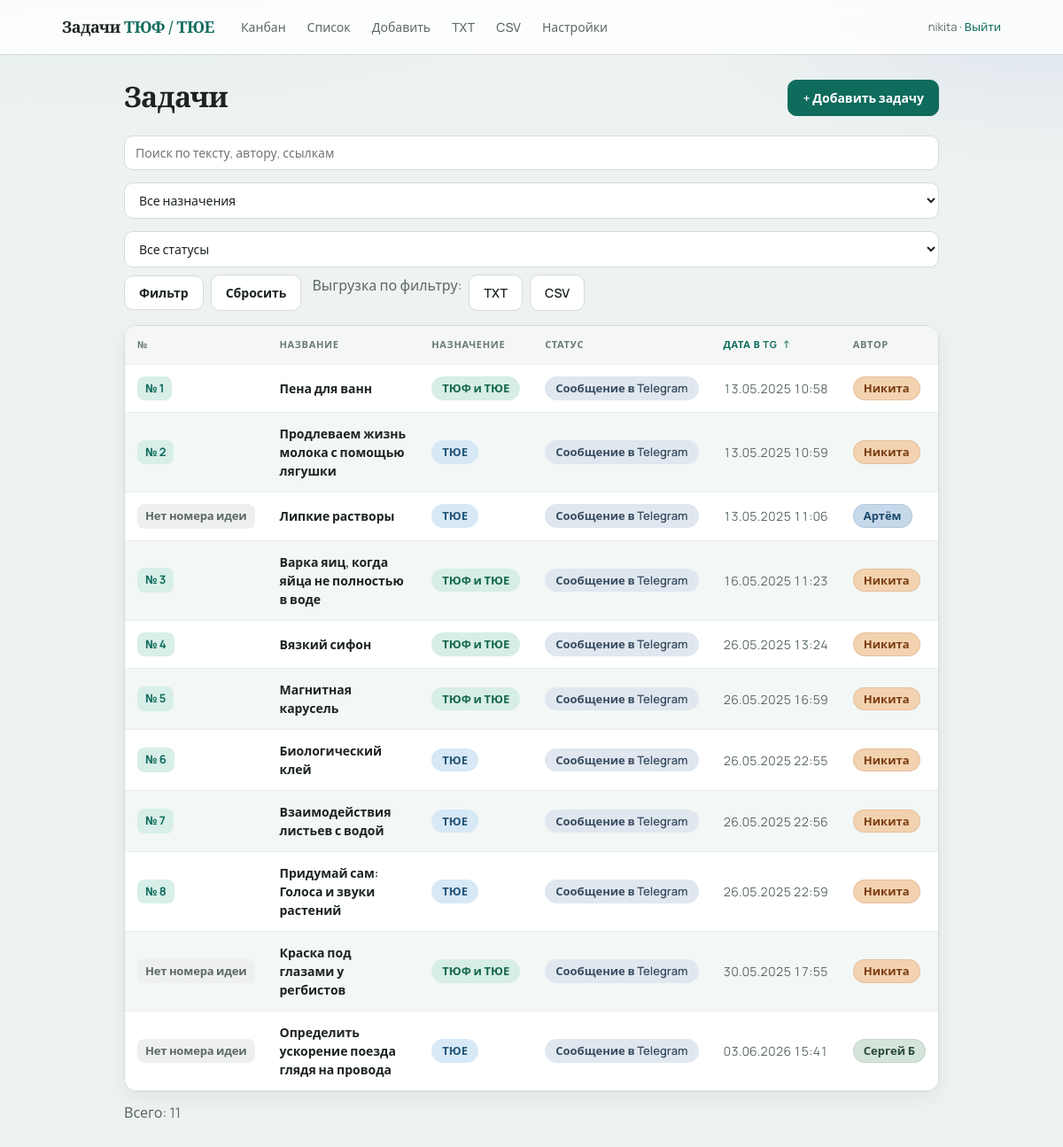
Screenshot of /?q=&naznachenie=&status=&sort=tg&order=asc (signed in) with the database file from the repository.
### app/models.py (models this page shows)
class Task(Base):
    __tablename__ = "tasks"
    id = Column(Integer, primary_key=True, autoincrement=True)
    idea_number = Column(Integer, unique=True, nullable=True, index=True)
    title = Column(String(500), nullable=True)
    condition = Column(Text, nullable=True)
    formulirovka = Column(Text, nullable=True)
    itogovaya_formulirovka = Column(Text, nullable=True)
    author = Column(String(100), nullable=True)
    naznachenie = Column(String(50), nullable=True)
    status = Column(String(50), default="tg", index=True)
    proverena = Column(String(20), nullable=True)
    has_video = Column(Boolean, default=False)
    video_url = Column(String(1000), nullable=True)
    tags = Column(String(500), nullable=True)
    sources = Column(Text, nullable=True)
    telegram_url = Column(String(1000), nullable=True)
    telegram_datetime = Column(DateTime, nullable=False)
    answer_options = Column(Text, nullable=True)
    turnir = Column(String(20), nullable=True)
    turnir_year = Column(Integer, nullable=True)
    task_number = Column(Integer, nullable=True)
    etap_kk = Column(String(20), nullable=True)
    created_at = Column(DateTime, default=datetime.utcnow)
    updated_at = Column(DateTime, default=datetime.utcnow, onupdate=datetime.utcnow)
    comments = relationship(
        "Comment", back_populates="task", cascade="all, delete-orphan", order_by="Comment.created_at"
    )
    history = relationship(
        "TaskHistory",
        back_populates="task",
        cascade="all, delete-orphan",
        order_by="TaskHistory.created_at.desc()",
    )
    attachments = relationship(
        "Attachment",
        back_populates="task",
        cascade="all, delete-orphan",
        order_by="Attachment.created_at",
    )

### app/routes.py (the view)
@router.get("/", response_class=HTMLResponse)
def task_list(
    request: Request,
    db: Session = Depends(get_db),
    q: str = Query(None),
    naznachenie: str = Query(None),
    status: str = Query(None),
    sort: str = Query(None),
    order: str = Query(None),
):
    user = login_required(request)
    if not user:
        return RedirectResponse("/login", status_code=303)
    query = _filter_tasks(db, q, naznachenie, status)
    sort_key = (sort or "").strip().lower()
    order_key = (order or "").strip().lower()
    if order_key not in ("asc", "desc"):
        order_key = "desc"
    if sort_key == "tg":
        query = query.order_by(None)
        if order_key == "asc":
            query = query.order_by(Task.telegram_datetime.asc(), Task.id.asc())
        else:
            query = query.order_by(Task.telegram_datetime.desc(), Task.id.desc())
        active_order = order_key
    else:
        sort_key = ""
        active_order = ""
    tasks = query.all()
    return templates.TemplateResponse(
        request,
        "list.html",
        {
            "user": user,
            "tasks": tasks,
            "q": q or "",
            "naznachenie": naznachenie or "",
            "status_filter": status or "",
            "sort": sort_key,
            "order": active_order,
            "naznachenie_labels": NAZNACHENIE_LABELS,
            "status_labels": STATUS_LABELS,
            "format_igraetsya": format_igraetsya,
            "format_idea_label": format_idea_label,
        },
    )

### app/templates/list.html (shortened to what this page needs)
{% extends "base.html" %}
{% block content %}
{% set qs_base = 'q=' ~ (q|urlencode) ~ '&naznachenie=' ~ (naznachenie|urlencode) ~ '&status=' ~ (status_filter|urlencode) %}
{% if sort == 'tg' and order == 'asc' %}
  {% set tg_next_order = 'desc' %}
  {% set tg_arrow = '↑' %}
{% elif sort == 'tg' %}
  {% set tg_next_order = 'asc' %}
  {% set tg_arrow = '↓' %}
{% else %}
  {% set tg_next_order = 'desc' %}
  {% set tg_arrow = '' %}
{% endif %}
<div class="page-header">
  <h1>Задачи</h1>
  <a class="btn primary" href="/new">+ Добавить задачу</a>
</div>
<form class="filters" method="get">
  <input type="search" name="q" value="{{ q }}" placeholder="Поиск по тексту, автору, ссылкам">
  <select name="naznachenie">
    <option value="">Все назначения</option>
  </select>
  <select name="status">
    <option value="">Все статусы</option>
  </select>
  <button type="submit" class="btn secondary">Фильтр</button>
  <a href="/" class="btn secondary">Сбросить</a>
  <span class="filters-export muted">Выгрузка по фильтру:</span>
  <a class="btn secondary" href="/export/txt?{{ qs_base }}">TXT</a>
  <a class="btn secondary" href="/export/csv?{{ qs_base }}">CSV</a>
</form>
{% if tasks %}
<div class="table-wrap">
<table class="table table-tasks">
  <thead>
    <tr>
      <th>№</th>
      <th>Название</th>
      <th>Назначение</th>
      <th>Статус</th>
      <th>
        <a class="th-sort {% if sort == 'tg' %}is-active{% endif %}"
           href="/?{{ qs_base }}&sort=tg&order={{ tg_next_order }}"
           title="Сортировать по дате в Telegram">
          Дата в TG
          {% if tg_arrow %}<span class="th-sort-arrow">{{ tg_arrow }}</span>{% endif %}
        </a>
      </th>
      <th>Автор</th>
    </tr>
  </thead>
  <tbody>
    {% for task in tasks %}
    <tr onclick="window.location='/tasks/{{ task.id }}'" class="clickable">
      <td>
        <span class="idea-badge {% if task.idea_number is none %}idea-badge-empty{% endif %}">
          {{ format_idea_label(task) }}
        </span>
      </td>
      <td>
        <span class="task-title">{{ task.title or 'Без названия' }}</span>
      </td>
      <td>
        <span class="board-chip board-{{ task.naznachenie or 'none' }}">
          {{ naznachenie_labels.get(task.naznachenie or '', '—') }}
        </span>
      </td>
      <td>
        <span class="status-pill status-{{ status_pill_class(task.status) }}">
          {{ status_labels.get(task.status, task.status) }}
        </span>
        {% set ig = format_igraetsya(task) %}
      </td>
      <td class="task-date">{{ task.telegram_datetime.strftime('%d.%m.%Y %H:%M') }}</td>
      <td>
        {% if task.author %}
        <span class="author-pill author-{{ author_pill_class(task.author) }}">{{ task.author }}</span>
        {% else %}
        <span class="muted">—</span>
        {% endif %}
      </td>
    </tr>
    {% endfor %}
  </tbody>
</table>
</div>
<p class="muted table-count">Всего: {{ tasks|length }}</p>
{% else %}
<p class="empty">Задач пока нет. <a href="/new">Добавить первую</a></p>
{% endif %}
{% endblock %}

### rows the page displays
Task: idea_number "№ 1", title "Пена для ванн", get "ТЮФ и ТЮЕ", get "Сообщение в Telegram", telegram_datetime "13.05.2025 10:58", author "Никита"
Task: idea_number "№ 2", title "Продлеваем жизнь молока с помощью лягушки", get "ТЮЕ", get "Сообщение в Telegram", telegram_datetime "13.05.2025 10:59", author "Никита"
Task: idea_number "Нет номера идеи", title "Липкие растворы", get "ТЮЕ", get "Сообщение в Telegram", telegram_datetime "13.05.2025 11:06", author "Артём"
Task: idea_number "№ 3", title "Варка яиц, когда яйца не полностью в воде", get "ТЮФ и ТЮЕ", get "Сообщение в Telegram", telegram_datetime "16.05.2025 11:23", author "Никита"
Task: idea_number "№ 4", title "Вязкий сифон", get "ТЮФ и ТЮЕ", get "Сообщение в Telegram", telegram_datetime "26.05.2025 13:24", author "Никита"
Task: idea_number "№ 5", title "Магнитная карусель", get "ТЮФ и ТЮЕ", get "Сообщение в Telegram", telegram_datetime "26.05.2025 16:59", author "Никита"
Task: idea_number "№ 6", title "Биологический клей", get "ТЮЕ", get "Сообщение в Telegram", telegram_datetime "26.05.2025 22:55", author "Никита"
Task: idea_number "№ 7", title "Взаимодействия листьев с водой", get "ТЮЕ", get "Сообщение в Telegram", telegram_datetime "26.05.2025 22:56", author "Никита"
Task: idea_number "№ 8", title "Придумай сам: Голоса и звуки растений", get "ТЮЕ", get "Сообщение в Telegram", telegram_datetime "26.05.2025 22:59", author "Никита"
Task: idea_number "Нет номера идеи", title "Краска под глазами у регбистов", get "ТЮФ и ТЮЕ", get "Сообщение в Telegram", telegram_datetime "30.05.2025 17:55", author "Никита"
Task: idea_number "Нет номера идеи", title "Определить ускорение поезда глядя на провода", get "ТЮЕ", get "Сообщение в Telegram", telegram_datetime "03.06.2026 15:41", author "Сергей Б"

### other values shown
{{ user }} "nikita"
{{ tg_arrow }} "↑"
{{ tasks|length }} "11"
